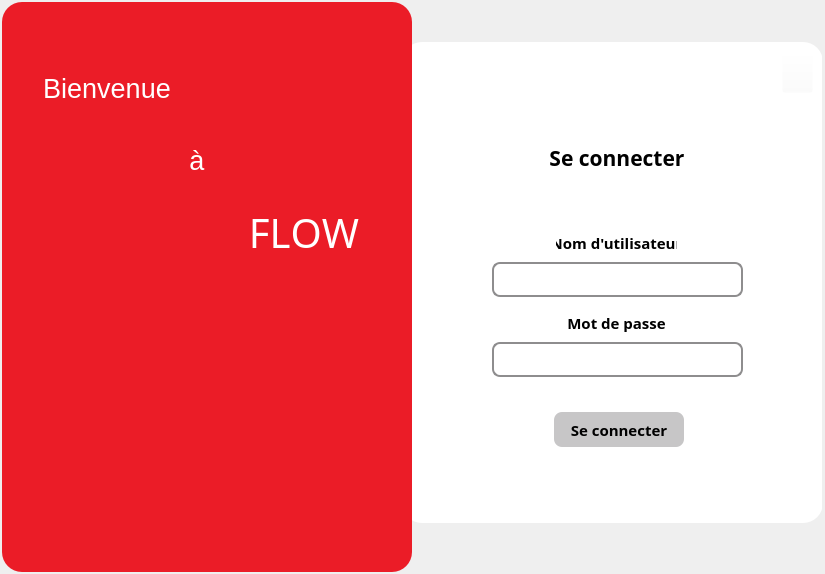
<?xml version="1.0" encoding="UTF-8"?>
<ui version="4.0">
 <class>Form</class>
 <widget class="QWidget" name="Form">
  <property name="geometry">
   <rect>
    <x>0</x>
    <y>0</y>
    <width>825</width>
    <height>574</height>
   </rect>
  </property>
  <property name="windowTitle">
   <string>Form</string>
  </property>
  <widget class="QWidget" name="Holder" native="true">
   <property name="geometry">
    <rect>
     <x>2</x>
     <y>2</y>
     <width>820</width>
     <height>570</height>
    </rect>
   </property>
   <property name="styleSheet">
    <string notr="true">QPushButton#loginButton{
	background-color: rgba(142, 141, 142, 0.5);
	border-radius: 8px;
}

QPushButton#loginButton:hover{
	background-color: rgb(235, 28, 39);
	color: rgb(255, 255, 255);
}

QPushButton#loginButton:pressed{
	background-color:  rgba(142, 141, 142, 1);
	color: rgb(255, 255, 255);
}

QPushButton#exitButton{
	background-color: rgba(255, 255, 255, 0)
}</string>
   </property>
   <widget class="QLabel" name="right">
    <property name="geometry">
     <rect>
      <x>400</x>
      <y>40</y>
      <width>421</width>
      <height>481</height>
     </rect>
    </property>
    <property name="styleSheet">
     <string notr="true">background-color: rgb(255, 255, 255);
border-radius: 20px;</string>
    </property>
    <property name="text">
     <string/>
    </property>
   </widget>
   <widget class="QLabel" name="left">
    <property name="geometry">
     <rect>
      <x>0</x>
      <y>0</y>
      <width>410</width>
      <height>570</height>
     </rect>
    </property>
    <property name="styleSheet">
     <string notr="true">background-color: rgb(235, 28, 39);
image: url(:/images/Ressources/Images/background.png);
border-radius: 20px;
</string>
    </property>
    <property name="text">
     <string/>
    </property>
   </widget>
   <widget class="QLabel" name="loginLabel">
    <property name="geometry">
     <rect>
      <x>520</x>
      <y>130</y>
      <width>190</width>
      <height>51</height>
     </rect>
    </property>
    <property name="font">
     <font>
      <family>Nunito</family>
      <pointsize>16</pointsize>
      <weight>75</weight>
      <bold>true</bold>
      <underline>false</underline>
     </font>
    </property>
    <property name="text">
     <string>Se connecter</string>
    </property>
    <property name="alignment">
     <set>Qt::AlignCenter</set>
    </property>
   </widget>
   <widget class="QLabel" name="welcomeLabel">
    <property name="geometry">
     <rect>
      <x>10</x>
      <y>46</y>
      <width>190</width>
      <height>81</height>
     </rect>
    </property>
    <property name="font">
     <font>
      <pointsize>20</pointsize>
      <weight>50</weight>
      <bold>false</bold>
     </font>
    </property>
    <property name="styleSheet">
     <string notr="true">color: rgb(255, 255, 255);</string>
    </property>
    <property name="text">
     <string>Bienvenue</string>
    </property>
    <property name="alignment">
     <set>Qt::AlignCenter</set>
    </property>
   </widget>
   <widget class="QLabel" name="aLabel">
    <property name="geometry">
     <rect>
      <x>100</x>
      <y>118</y>
      <width>190</width>
      <height>81</height>
     </rect>
    </property>
    <property name="font">
     <font>
      <pointsize>20</pointsize>
      <weight>50</weight>
      <bold>false</bold>
     </font>
    </property>
    <property name="styleSheet">
     <string notr="true">color: rgb(255, 255, 255);</string>
    </property>
    <property name="text">
     <string>à</string>
    </property>
    <property name="alignment">
     <set>Qt::AlignCenter</set>
    </property>
   </widget>
   <widget class="QLabel" name="logo">
    <property name="geometry">
     <rect>
      <x>546</x>
      <y>60</y>
      <width>141</width>
      <height>71</height>
     </rect>
    </property>
    <property name="styleSheet">
     <string notr="true">image: url(:/images/Ressources/Images/CNEP_FLOW.png);</string>
    </property>
    <property name="text">
     <string/>
    </property>
   </widget>
   <widget class="QLabel" name="flowLabel">
    <property name="geometry">
     <rect>
      <x>207</x>
      <y>190</y>
      <width>190</width>
      <height>81</height>
     </rect>
    </property>
    <property name="font">
     <font>
      <family>Nunito</family>
      <pointsize>30</pointsize>
      <weight>50</weight>
      <italic>false</italic>
      <bold>false</bold>
      <strikeout>false</strikeout>
      <kerning>false</kerning>
     </font>
    </property>
    <property name="styleSheet">
     <string notr="true">color: rgb(255, 255, 255);</string>
    </property>
    <property name="text">
     <string>FLOW</string>
    </property>
    <property name="alignment">
     <set>Qt::AlignCenter</set>
    </property>
   </widget>
   <widget class="QLineEdit" name="usernameInput">
    <property name="geometry">
     <rect>
      <x>490</x>
      <y>260</y>
      <width>251</width>
      <height>35</height>
     </rect>
    </property>
    <property name="font">
     <font>
      <family>Nunito</family>
      <pointsize>12</pointsize>
     </font>
    </property>
    <property name="styleSheet">
     <string notr="true">background-color: rgb(255, 255, 255);
border: 1.5px solid rgb(142, 141, 142);
border-radius: 8px;
padding: 3px;</string>
    </property>
    <property name="text">
     <string/>
    </property>
    <property name="placeholderText">
     <string/>
    </property>
   </widget>
   <widget class="QLabel" name="usernameLabel">
    <property name="geometry">
     <rect>
      <x>554</x>
      <y>230</y>
      <width>121</width>
      <height>21</height>
     </rect>
    </property>
    <property name="font">
     <font>
      <family>Nunito</family>
      <pointsize>11</pointsize>
      <weight>75</weight>
      <bold>true</bold>
     </font>
    </property>
    <property name="text">
     <string>Nom d'utilisateur</string>
    </property>
    <property name="alignment">
     <set>Qt::AlignCenter</set>
    </property>
   </widget>
   <widget class="QLineEdit" name="passwordInput">
    <property name="geometry">
     <rect>
      <x>490</x>
      <y>340</y>
      <width>251</width>
      <height>35</height>
     </rect>
    </property>
    <property name="font">
     <font>
      <family>Nunito</family>
      <pointsize>12</pointsize>
     </font>
    </property>
    <property name="styleSheet">
     <string notr="true">background-color: rgb(255, 255, 255);
border: 1.5px solid rgb(142, 141, 142);
border-radius: 8px;
padding: 3px;</string>
    </property>
    <property name="text">
     <string/>
    </property>
    <property name="echoMode">
     <enum>QLineEdit::Password</enum>
    </property>
   </widget>
   <widget class="QLabel" name="passwordLabel">
    <property name="geometry">
     <rect>
      <x>559</x>
      <y>310</y>
      <width>111</width>
      <height>21</height>
     </rect>
    </property>
    <property name="font">
     <font>
      <family>Nunito</family>
      <pointsize>11</pointsize>
      <weight>75</weight>
      <bold>true</bold>
     </font>
    </property>
    <property name="text">
     <string>Mot de passe</string>
    </property>
    <property name="alignment">
     <set>Qt::AlignCenter</set>
    </property>
   </widget>
   <widget class="QPushButton" name="loginButton">
    <property name="geometry">
     <rect>
      <x>552</x>
      <y>410</y>
      <width>130</width>
      <height>35</height>
     </rect>
    </property>
    <property name="font">
     <font>
      <family>Nunito</family>
      <pointsize>11</pointsize>
      <weight>75</weight>
      <italic>false</italic>
      <bold>true</bold>
     </font>
    </property>
    <property name="cursor">
     <cursorShape>PointingHandCursor</cursorShape>
    </property>
    <property name="styleSheet">
     <string notr="true"/>
    </property>
    <property name="text">
     <string>Se connecter</string>
    </property>
   </widget>
   <widget class="QPushButton" name="exitButton">
    <property name="geometry">
     <rect>
      <x>780</x>
      <y>50</y>
      <width>31</width>
      <height>41</height>
     </rect>
    </property>
    <property name="cursor">
     <cursorShape>PointingHandCursor</cursorShape>
    </property>
    <property name="text">
     <string/>
    </property>
    <property name="icon">
     <iconset resource="res.qrc">
      <normaloff>:/images/Ressources/Images/logout.png</normaloff>:/images/Ressources/Images/logout.png</iconset>
    </property>
    <property name="iconSize">
     <size>
      <width>20</width>
      <height>20</height>
     </size>
    </property>
   </widget>
   <widget class="QLabel" name="errorMessage">
    <property name="geometry">
     <rect>
      <x>426</x>
      <y>470</y>
      <width>381</width>
      <height>20</height>
     </rect>
    </property>
    <property name="font">
     <font>
      <family>Nunito</family>
      <pointsize>10</pointsize>
     </font>
    </property>
    <property name="styleSheet">
     <string notr="true">color: rgb(77, 77, 77);</string>
    </property>
    <property name="text">
     <string/>
    </property>
    <property name="alignment">
     <set>Qt::AlignCenter</set>
    </property>
   </widget>
   <zorder>right</zorder>
   <zorder>left</zorder>
   <zorder>loginLabel</zorder>
   <zorder>logo</zorder>
   <zorder>usernameInput</zorder>
   <zorder>usernameLabel</zorder>
   <zorder>passwordInput</zorder>
   <zorder>passwordLabel</zorder>
   <zorder>loginButton</zorder>
   <zorder>exitButton</zorder>
   <zorder>welcomeLabel</zorder>
   <zorder>flowLabel</zorder>
   <zorder>aLabel</zorder>
   <zorder>errorMessage</zorder>
  </widget>
 </widget>
 <resources>
  <include location="res.qrc"/>
 </resources>
 <connections>
  <connection>
   <sender>exitButton</sender>
   <signal>clicked()</signal>
   <receiver>Form</receiver>
   <slot>close()</slot>
   <hints>
    <hint type="sourcelabel">
     <x>777</x>
     <y>82</y>
    </hint>
    <hint type="destinationlabel">
     <x>412</x>
     <y>286</y>
    </hint>
   </hints>
  </connection>
 </connections>
</ui>
